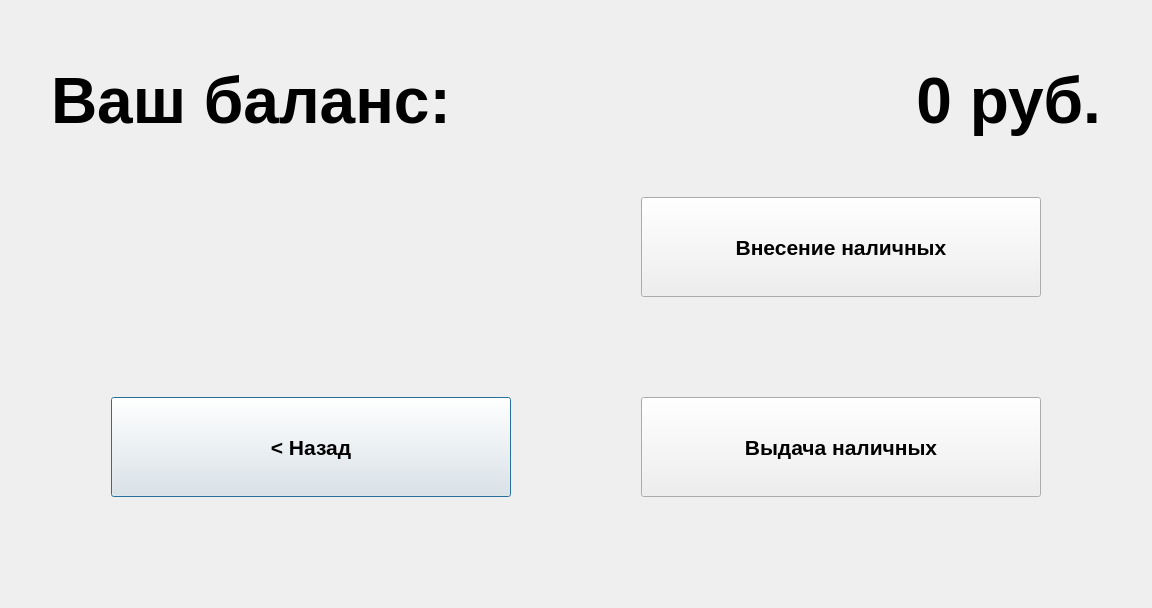
<?xml version="1.0" encoding="UTF-8"?>
<ui version="4.0">
 <class>BalanceDialog</class>
 <widget class="QDialog" name="BalanceDialog">
  <property name="modal">
   <bool>true</bool>
  </property>
  <layout class="QVBoxLayout" name="verticalLayout">
   <item>
    <spacer name="verticalSpacer_2">
     <property name="orientation">
      <enum>Qt::Vertical</enum>
     </property>
     <property name="sizeHint" stdset="0">
      <size>
       <width>20</width>
       <height>40</height>
      </size>
     </property>
    </spacer>
   </item>
   <item>
    <layout class="QHBoxLayout" name="horizontalLayout">
     <property name="spacing">
      <number>50</number>
     </property>
     <item>
      <spacer name="horizontalSpacer_2">
       <property name="orientation">
        <enum>Qt::Horizontal</enum>
       </property>
       <property name="sizeHint" stdset="0">
        <size>
         <width>40</width>
         <height>20</height>
        </size>
       </property>
      </spacer>
     </item>
     <item>
      <widget class="QLabel" name="label">
       <property name="minimumSize">
        <size>
         <width>500</width>
         <height>100</height>
        </size>
       </property>
       <property name="font">
        <font>
         <pointsize>48</pointsize>
         <weight>75</weight>
         <bold>true</bold>
        </font>
       </property>
       <property name="text">
        <string>Ваш баланс:</string>
       </property>
      </widget>
     </item>
     <item>
      <widget class="QLabel" name="balanceLb">
       <property name="minimumSize">
        <size>
         <width>500</width>
         <height>100</height>
        </size>
       </property>
       <property name="font">
        <font>
         <pointsize>48</pointsize>
         <weight>75</weight>
         <bold>true</bold>
        </font>
       </property>
       <property name="text">
        <string>0 руб.</string>
       </property>
       <property name="alignment">
        <set>Qt::AlignRight|Qt::AlignTrailing|Qt::AlignVCenter</set>
       </property>
      </widget>
     </item>
     <item>
      <spacer name="horizontalSpacer_3">
       <property name="orientation">
        <enum>Qt::Horizontal</enum>
       </property>
       <property name="sizeHint" stdset="0">
        <size>
         <width>40</width>
         <height>20</height>
        </size>
       </property>
      </spacer>
     </item>
    </layout>
   </item>
   <item>
    <spacer name="verticalSpacer">
     <property name="orientation">
      <enum>Qt::Vertical</enum>
     </property>
     <property name="sizeHint" stdset="0">
      <size>
       <width>20</width>
       <height>40</height>
      </size>
     </property>
    </spacer>
   </item>
   <item>
    <layout class="QGridLayout" name="gridLayout">
     <property name="leftMargin">
      <number>100</number>
     </property>
     <property name="rightMargin">
      <number>100</number>
     </property>
     <property name="bottomMargin">
      <number>100</number>
     </property>
     <property name="verticalSpacing">
      <number>100</number>
     </property>
     <item row="1" column="1">
      <widget class="QPushButton" name="closePb">
       <property name="minimumSize">
        <size>
         <width>400</width>
         <height>100</height>
        </size>
       </property>
       <property name="font">
        <font>
         <pointsize>16</pointsize>
         <weight>75</weight>
         <bold>true</bold>
        </font>
       </property>
       <property name="text">
        <string>&lt; Назад</string>
       </property>
      </widget>
     </item>
     <item row="1" column="3">
      <widget class="QPushButton" name="ejectPb">
       <property name="minimumSize">
        <size>
         <width>400</width>
         <height>100</height>
        </size>
       </property>
       <property name="font">
        <font>
         <pointsize>16</pointsize>
         <weight>75</weight>
         <bold>true</bold>
        </font>
       </property>
       <property name="text">
        <string>Выдача наличных</string>
       </property>
      </widget>
     </item>
     <item row="1" column="2">
      <spacer name="horizontalSpacer">
       <property name="orientation">
        <enum>Qt::Horizontal</enum>
       </property>
       <property name="sizeHint" stdset="0">
        <size>
         <width>40</width>
         <height>20</height>
        </size>
       </property>
      </spacer>
     </item>
     <item row="0" column="3">
      <widget class="QPushButton" name="paymentPb">
       <property name="minimumSize">
        <size>
         <width>400</width>
         <height>100</height>
        </size>
       </property>
       <property name="font">
        <font>
         <pointsize>16</pointsize>
         <weight>75</weight>
         <bold>true</bold>
        </font>
       </property>
       <property name="text">
        <string>Внесение наличных</string>
       </property>
      </widget>
     </item>
    </layout>
   </item>
  </layout>
  <zorder>label</zorder>
  <zorder>balanceLb</zorder>
  <zorder>balanceLb</zorder>
  <zorder>label</zorder>
  <zorder>ejectPb</zorder>
  <zorder>closePb</zorder>
  <zorder>paymentPb</zorder>
  <zorder>verticalSpacer</zorder>
  <zorder>verticalSpacer_2</zorder>
 </widget>
 <resources/>
 <connections>
  <connection>
   <sender>closePb</sender>
   <signal>clicked()</signal>
   <receiver>BalanceDialog</receiver>
   <slot>reject()</slot>
   <hints>
    <hint type="sourcelabel">
     <x>303</x>
     <y>387</y>
    </hint>
    <hint type="destinationlabel">
     <x>695</x>
     <y>270</y>
    </hint>
   </hints>
  </connection>
 </connections>
</ui>
